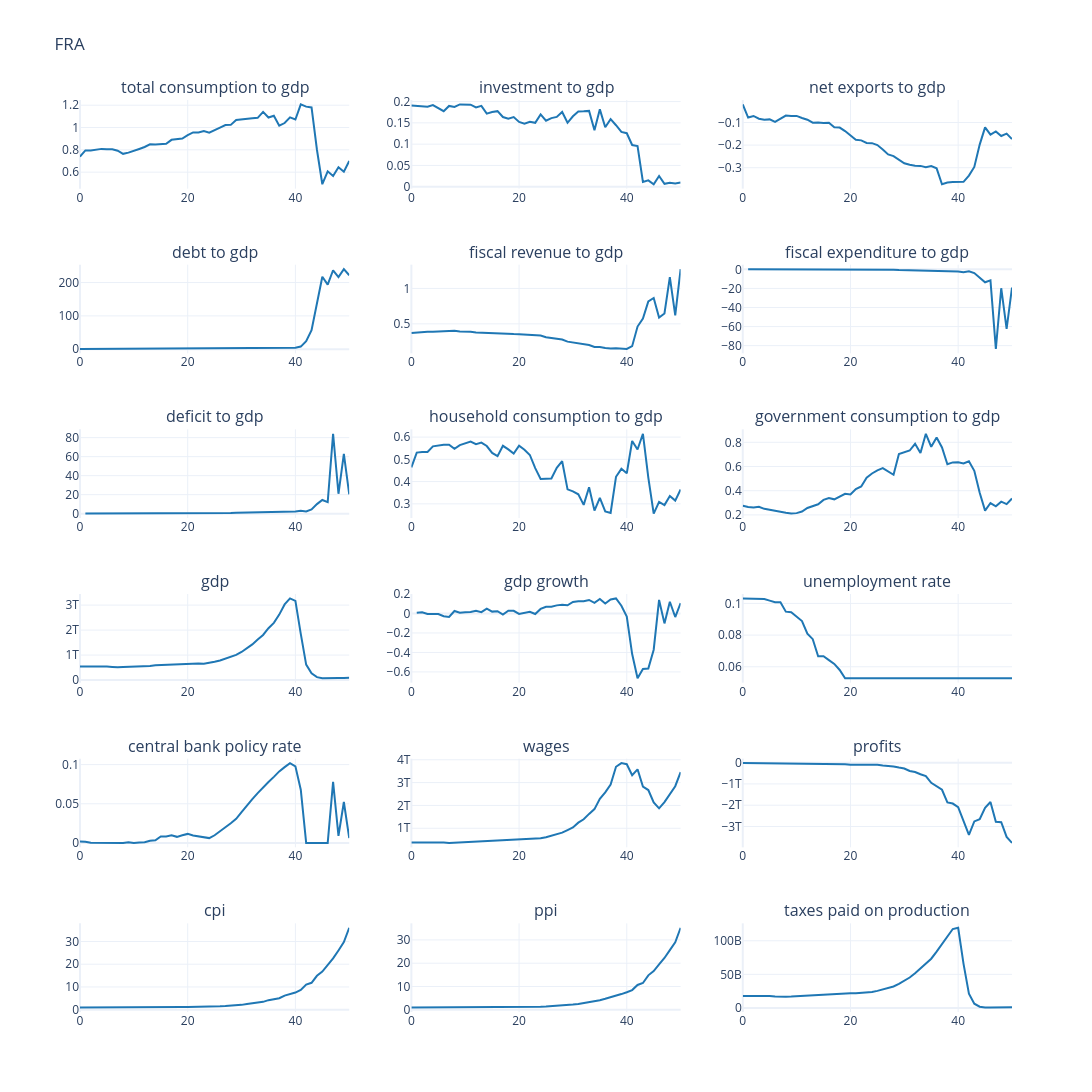

The cell this chart's notebook holds for it:
### Code cell
# Outputs And Plots
plot_columns = [
    'total consumption to gdp', 'investment to gdp', 'net exports to gdp',
    'debt to gdp', 'fiscal revenue to gdp', 'fiscal expenditure to gdp', 'deficit to gdp',
    'household consumption to gdp', 'government consumption to gdp', 'gdp',
    'gdp growth', 'unemployment rate', 'central bank policy rate', 
    'wages', 'profits', 'cpi', 'ppi',
    'taxes paid on production', 'taxes on products',  'government consumption',
    # 'Imports', 'Exports',
    # 'Consumption Expansion Loan Debt', 'Mortgage Debt',
]

# df_base = build_macro_output_df(cfg, model, country_code=cfg.country_iso3)
df_base = build_macro_output_df(model, country_code=cfg.country_iso3)
n_rows = 6
n_cols = 3

plot_output(
    df=df_base[plot_columns],
    no_rows=n_rows,
    no_cols=n_cols,
    country_code=cfg.country_iso3,
    line_color="#1f77b4",
    base_height=200,
    base_width=400,
)
